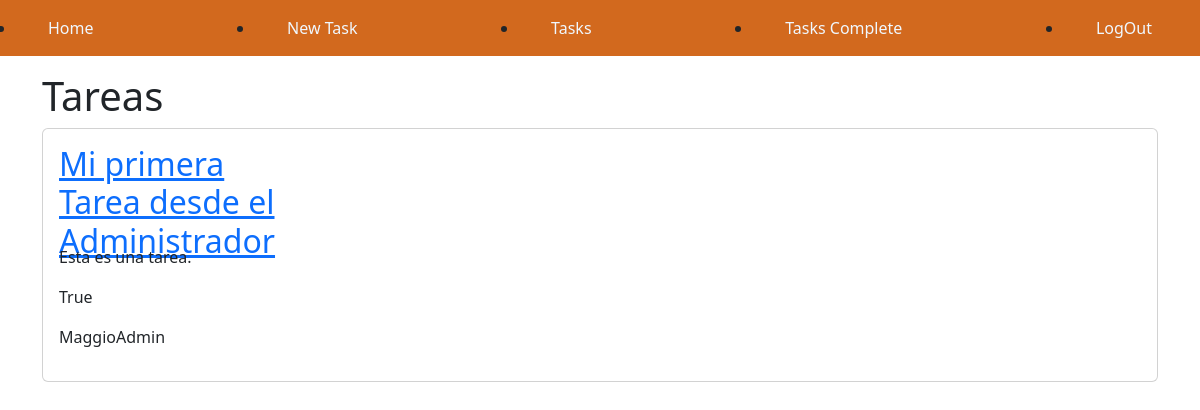
Page /taskComplete/ (signed in) on the earlier database version.
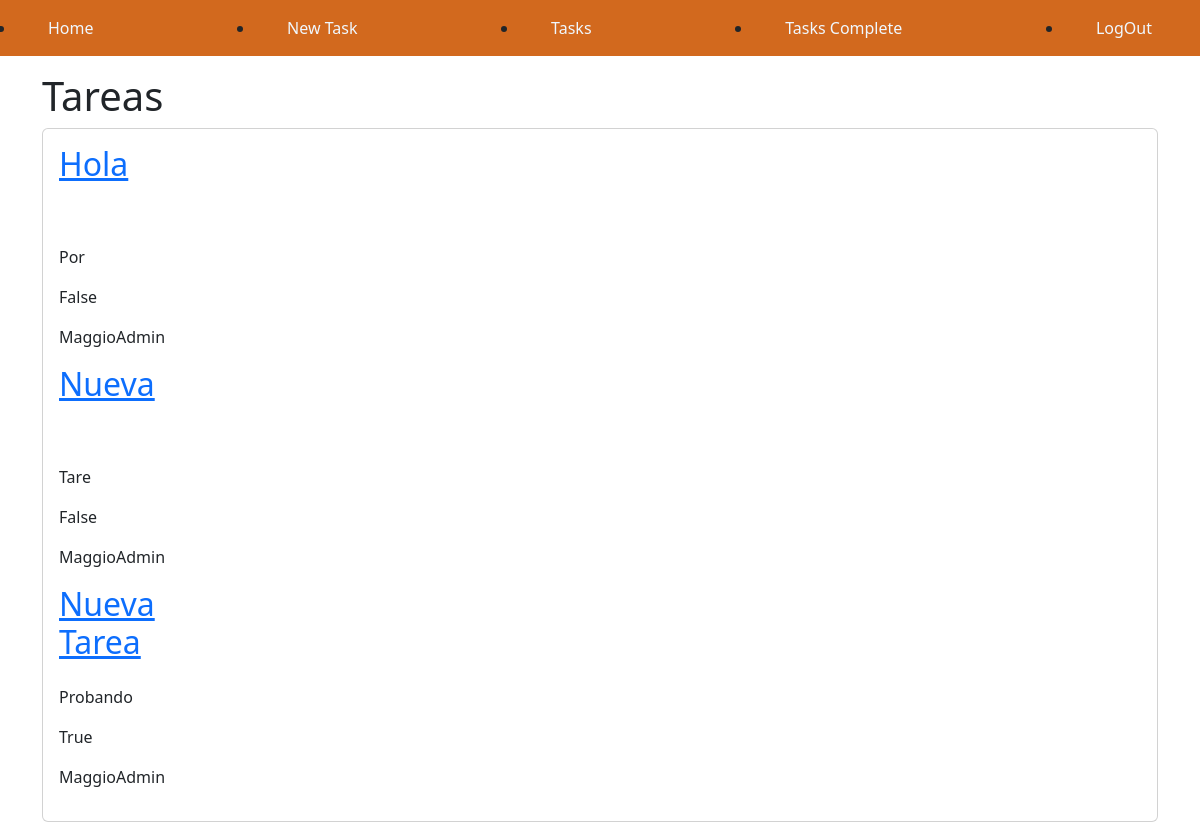
Same page on the later database version.
### tasks/models.py (models this page shows, shortened)
class Task(models.Model):
    title= models.CharField(max_length=100)
    description = models.TextField(blank=True)
    created = models.DateTimeField(auto_now=True)
    datecomplete = models.DateTimeField(null=True,blank=True)
    important = models.BooleanField(default=False)
    user = models.ForeignKey(User, on_delete= models.CASCADE)

### tasks/views.py (the view)
# urls.py: path('taskComplete/', views.tasks_complete, name='taskscomplete'),
@login_required
def tasks_complete(request):
    Tareas = Task.objects.filter(user=request.user,
                datecomplete__isnull=False).order_by('-datecomplete')
    return render(request, 'tasks.html', {'tasks':Tareas})

### tasks/Templates/tasks.html
{% extends 'Base.html' %}
{% block contend %}
<main class=" container">
<h1>Tareas</h1>
<section class="card card-body">
    {% for task in tasks %}
    <a href="{% url 'taskdetail' task.id %}" class="tareas">
        <h2>{{task.title}}</h2>
    </a>
    <p>{{task.description}}</p>
    <p>{{task.important}}</p>
    <p>{{task.user.username}}</p>
    {% endfor %}
</section>
</main>
{% endblock %}

### tasks/Templates/Base.html (shortened to what this page needs)
{% load static %}
<!DOCTYPE html>
<html lang="en">
<head>
    <link rel="stylesheet" href="{% static 'style/style.css' %}">
    <link rel="stylesheet" href="https://cdn.jsdelivr.net/npm/bootstrap@5.2.0/dist/css/bootstrap.min.css">
</head>
<body>
    <ul class="menu">
        <li>
            <a class="enlacemenu" href="/">Home</a>
        </li>
        {% if user.is_authenticated %}
        <li>
            <a class="enlacemenu" href="/NewTask">New Task</a>
        </li>
        <li>
            <a class="enlacemenu" href="/tasks">Tasks</a>
        </li>
        <li>
            <a class="enlacemenu" href="/taskComplete">Tasks Complete</a>
        </li>
        <li>
            <a class="enlacemenu" href="/logout">LogOut</a>
        </li>
        {% endif %}
    </ul>
    {% block contend %}
    {% endblock %}
</body>
</html>

### tasks/static/style/style.css (style rules this page uses)
body { text-decoration: none; }
.menu { padding: 1rem; background-color: chocolate; display: flex; justify-content: space-between; }
.enlacemenu { text-decoration: none; padding: 1rem; margin: 1rem; color: aliceblue; }
a { text-decoration: none; }
.tareas { width: 100px; height: 100px; display: flex; }

Differences in the rows shown:
removed Task: title "Mi primera Tarea desde el Administrador", description "Esta es una tarea.", important "True", user.username "MaggioAdmin"
added Task: title "Hola", description "Por", important "False", user.username "MaggioAdmin"
added Task: title "Nueva", description "Tare", important "False", user.username "MaggioAdmin"
added Task: title "Nueva Tarea", description "Probando", important "True", user.username "MaggioAdmin"
